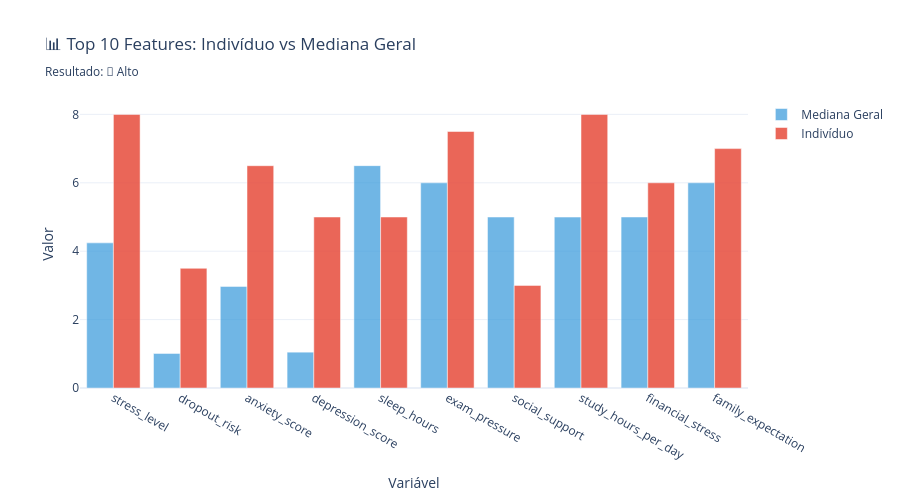

This figure's notebook cell:
### Code cell
# Visualização: as variáveis mais importantes do modelo e o valor do indivíduo
top_feats = feat_imp_df.head(10)['feature'].tolist()
top_df = contrib_df[contrib_df['Variável'].isin(top_feats)].copy()

fig = make_subplots(rows=1, cols=1)

fig = go.Figure()

fig.add_trace(go.Bar(
    name='Mediana Geral',
    x=top_df['Variável'],
    y=top_df['Mediana Geral'],
    marker_color='#3498db',
    opacity=0.7
))

fig.add_trace(go.Bar(
    name='Indivíduo',
    x=top_df['Variável'],
    y=top_df['Valor Indivíduo'],
    marker_color='#e74c3c',
    opacity=0.85
))

fig.update_layout(
    title=f'📊 Top 10 Features: Indivíduo vs Mediana Geral<br><sub>Resultado: {emoji} {nivel}</sub>',
    barmode='group',
    template='plotly_white',
    height=500,
    xaxis_title='Variável',
    yaxis_title='Valor'
)
fig.show()

### Figure 1 — Plotly figure (JSON) as saved in the notebook; plotly's stock layout.template omitted (floating-point values rounded to 4 significant figures)
{"data": [{"marker": {"color": "#3498db"}, "name": "Mediana Geral", "opacity": 0.7, "type": "bar", "x": ["stress_level", "dropout_risk", "anxiety_score", "depression_score", "sleep_hours", "exam_pressure", "social_support", "study_hours_per_day", "financial_stress", "family_expectation"], "y": [4.244, 1.01, 2.97, 1.048, 6.502, 5.999, 4.999, 4.998, 5.001, 6.0]}, {"marker": {"color": "#e74c3c"}, "name": "Indivíduo", "opacity": 0.85, "type": "bar", "x": ["stress_level", "dropout_risk", "anxiety_score", "depression_score", "sleep_hours", "exam_pressure", "social_support", "study_hours_per_day", "financial_stress", "family_expectation"], "y": [8.0, 3.5, 6.5, 5.0, 5.0, 7.5, 3.0, 8.0, 6.0, 7.0]}], "layout": {"barmode": "group", "height": 500, "title": {"text": "📊 Top 10 Features: Indivíduo vs Mediana Geral<br><sub>Resultado: 🔴 Alto</sub>"}, "xaxis": {"title": {"text": "Variável"}}, "yaxis": {"title": {"text": "Valor"}}}}
